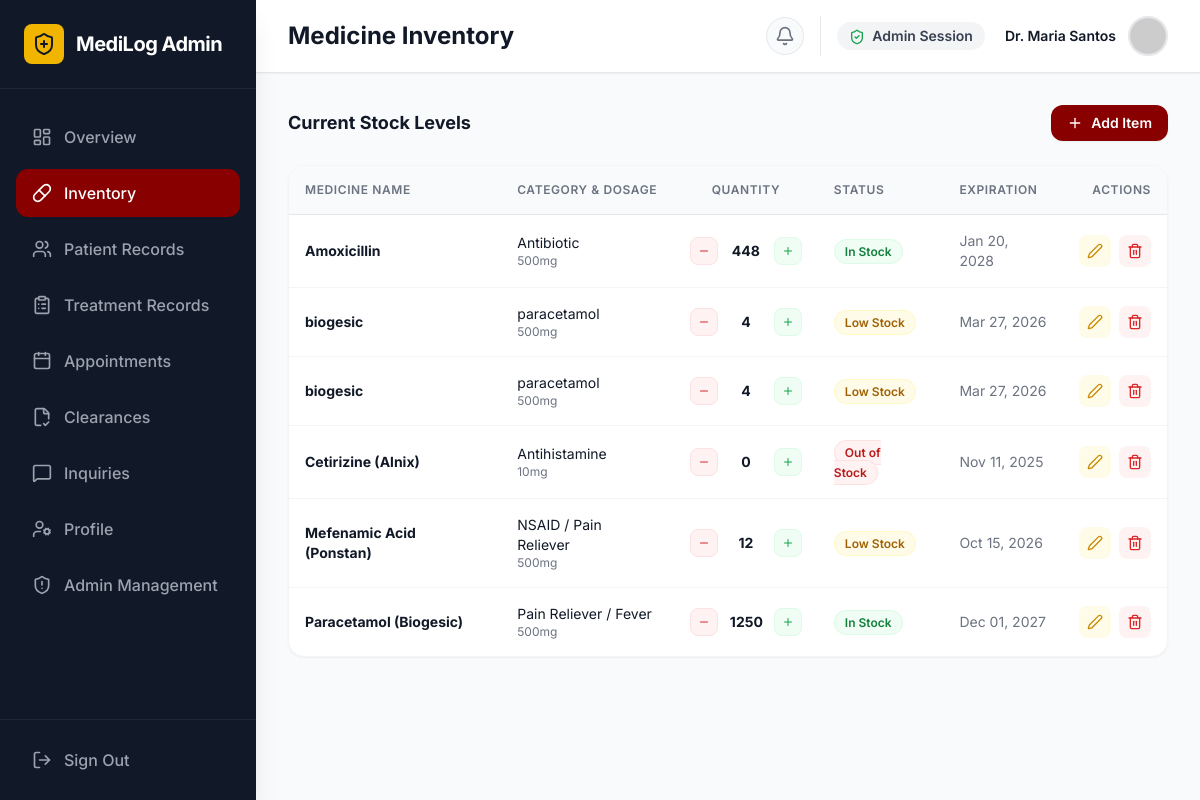
/admin/medicine_inventory.php (signed in), run on an earlier commit of the app's database.
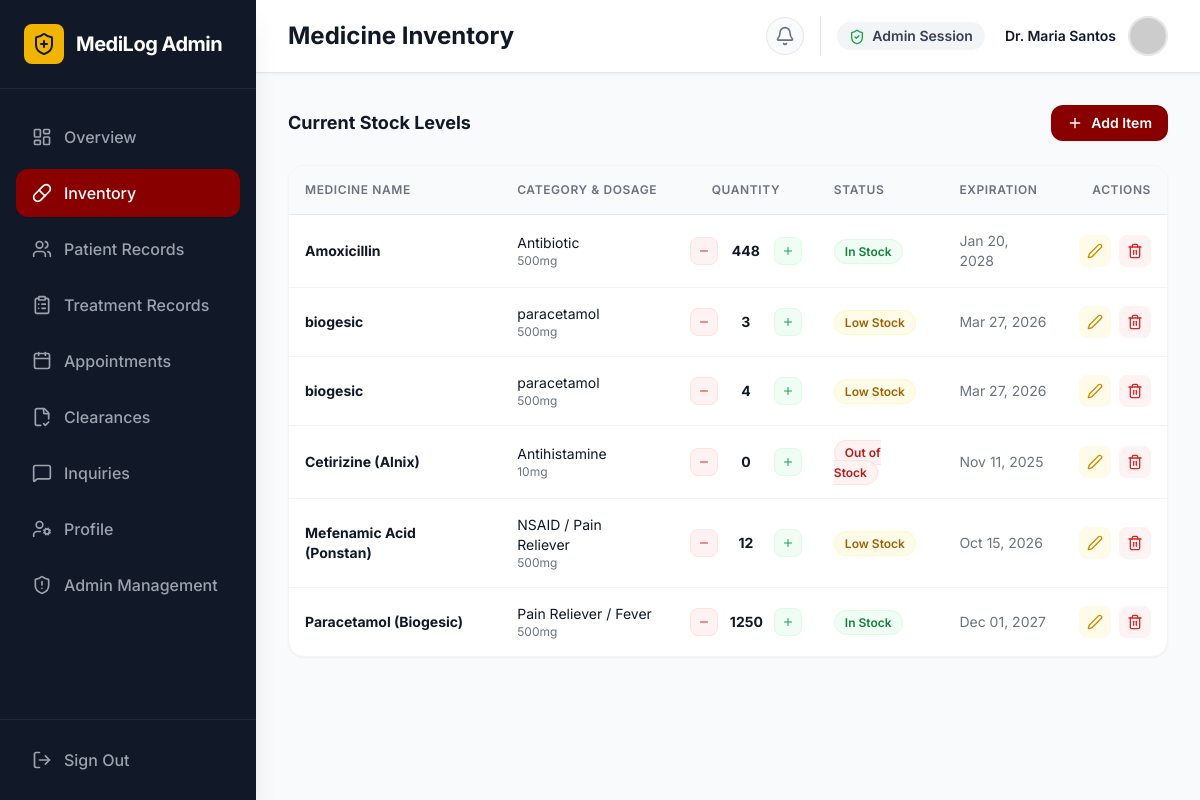
And on a later commit of the database.
### tables this page shows
CREATE TABLE `medicine_inventory` (
  `id` int(11) NOT NULL,
  `name` varchar(150) NOT NULL,
  `category` varchar(100) NOT NULL,
  `dosage` varchar(50) DEFAULT NULL,
  `quantity` int(11) NOT NULL DEFAULT 0,
  `expiration_date` date NOT NULL,
  `status` enum('In Stock','Low Stock','Out of Stock') DEFAULT 'In Stock',
  `created_at` timestamp NOT NULL DEFAULT current_timestamp(),
  `updated_at` timestamp NOT NULL DEFAULT current_timestamp() ON UPDATE current_timestamp()
);

### admin/medicine_inventory.php (the view, shortened to what the changed rows need)
<?php
require '../db_connect.php';
try {
    $invStmt = $pdo->query("SELECT * FROM medicine_inventory ORDER BY name ASC");
    $inventory = $invStmt->fetchAll(PDO::FETCH_ASSOC);
} catch(PDOException $e) {
    die("Error fetching inventory: " . $e->getMessage());
}
?>
<!DOCTYPE html>
<html lang="en">
<head>
    <script src="https://cdn.tailwindcss.com"></script>
</head>
<body class="font-sans antialiased text-gray-800 bg-gray-50 flex h-screen overflow-hidden">
    <main class="flex-1 flex flex-col h-full overflow-hidden">
        <header class="bg-white border-b border-gray-200 px-4 sm:px-8 py-4 flex items-center justify-between z-10 shadow-sm">
            <div class="flex items-center gap-3">
                <h1 class="text-xl md:text-2xl font-bold text-gray-900">Medicine Inventory</h1>
            </div>
        </header>
        <div class="flex-1 overflow-y-auto p-4 sm:p-8 pb-24 md:pb-8">
            <div class="max-w-7xl mx-auto space-y-6">
                <div class="flex justify-between items-center">
                    <h2 class="text-lg font-bold text-gray-900">Current Stock Levels</h2>
                </div>
                <div class="bg-white rounded-2xl border border-gray-100 shadow-sm overflow-hidden">
                    <div class="overflow-x-auto">
                        <table class="w-full text-left border-collapse">
                            <thead>
                                <tr class="bg-gray-50 text-gray-500 text-xs uppercase tracking-wider border-b border-gray-200">
                                    <th class="p-4 font-semibold">Medicine Name</th>
                                    <th class="p-4 font-semibold">Category & Dosage</th>
                                    <th class="p-4 font-semibold text-center">Quantity</th>
                                    <th class="p-4 font-semibold">Status</th>
                                    <th class="p-4 font-semibold">Expiration</th>
                                    <th class="p-4 font-semibold text-right">Actions</th>
                                </tr>
                            </thead>
                            <tbody id="inventory-tbody" class="divide-y divide-gray-100 text-sm">
                                <?php if(count($inventory) > 0): ?>
                                    <?php foreach($inventory as $item): ?>
                                        <tr class="hover:bg-gray-50">
                                            <td class="p-4 font-bold text-gray-900"><?= htmlspecialchars($item['name']) ?></td>
                                            <td class="p-4">
                                                <div class="text-gray-900"><?= htmlspecialchars($item['category']) ?></div>
                                                <div class="text-xs text-gray-500"><?= htmlspecialchars($item['dosage']) ?></div>
                                            </td>
                                            <td class="p-4 font-medium">
                                                <div class="flex items-center justify-center gap-3">
                                                    <form onsubmit="handleInventoryAjax(event, this)" class="m-0 p-0">
                                                        <button type="submit" class="w-7 h-7 flex items-center justify-center bg-red-50 text-red-600 rounded-lg hover:bg-red-100 transition-colors border border-red-100"><i data-lucide="minus" class="h-3 w-3"></i></button>
                                                    </form>
                                                    <span class="font-bold text-gray-900 w-8 text-center"><?= htmlspecialchars($item['quantity']) ?></span>
                                                    <form onsubmit="handleInventoryAjax(event, this)" class="m-0 p-0">
                                                        <button type="submit" class="w-7 h-7 flex items-center justify-center bg-green-50 text-green-600 rounded-lg hover:bg-green-100 transition-colors border border-green-100"><i data-lucide="plus" class="h-3 w-3"></i></button>
                                                    </form>
                                                </div>
                                            </td>
                                            <td class="p-4">
                                                <?php if($item['status'] == 'In Stock' && $item['quantity'] > 20): ?>
                                                    <span class="px-2.5 py-1 bg-green-50 text-green-700 rounded-full text-xs font-semibold border border-green-100">In Stock</span>
                                                <?php elseif($item['quantity'] <= 20 && $item['quantity'] > 0): ?>
                                                    <span class="px-2.5 py-1 bg-yellow-50 text-yellow-700 rounded-full text-xs font-semibold border border-yellow-100">Low Stock</span>
                                                <?php else: ?>
                                                    <span class="px-2.5 py-1 bg-red-50 text-red-700 rounded-full text-xs font-semibold border border-red-100">Out of Stock</span>
                                                <?php endif; ?>
                                            </td>
                                            <td class="p-4 text-gray-500"><?= date("M d, Y", strtotime($item['expiration_date'])) ?></td>
                                            <td class="p-4 text-right">
                                                <div class="flex items-center justify-end gap-2">
                                                    <button onclick="openEditMedModal(this)" data-med='<?= htmlspecialchars(json_encode($item), ENT_QUOTES, 'UTF-8') ?>' class="p-2 bg-yellow-50 text-yellow-600 rounded-lg hover:bg-yellow-100 transition-colors" title="Edit Medicine"><i data-lucide="edit-2" class="h-4 w-4"></i></button>
                                                    <button onclick="openDeleteMedModal(<?= $item['id'] ?>)" class="p-2 bg-red-50 text-red-600 rounded-lg hover:bg-red-100 transition-colors" title="Delete Medicine"><i data-lucide="trash-2" class="h-4 w-4"></i></button>
                                                </div>
                                            </td>
                                        </tr>
                                    <?php endforeach; ?>
                                <?php else: ?>
                                    <tr><td colspan="6" class="p-8 text-center text-gray-500">No medicine inventory found.</td></tr>
                                <?php endif; ?>
                            </tbody>
                        </table>
                    </div>
                </div>
            </div>
        </div>
    </main>
</body>
</html>

What changed in the data, as far as the page shows it:
changed medicine_inventory (number 2 of 6 on the later page): quantity "4" → "3"
